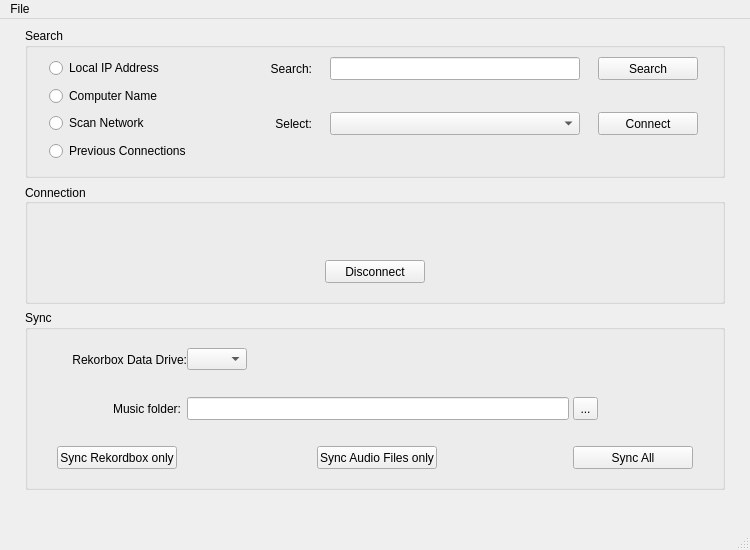
<?xml version="1.0" encoding="UTF-8"?>
<ui version="4.0">
 <class>MainWindow</class>
 <widget class="QMainWindow" name="MainWindow">
  <property name="geometry">
   <rect>
    <x>0</x>
    <y>0</y>
    <width>750</width>
    <height>550</height>
   </rect>
  </property>
  <property name="minimumSize">
   <size>
    <width>750</width>
    <height>550</height>
   </size>
  </property>
  <property name="maximumSize">
   <size>
    <width>750</width>
    <height>550</height>
   </size>
  </property>
  <property name="windowTitle">
   <string>MainWindow</string>
  </property>
  <widget class="QWidget" name="centralwidget">
   <property name="minimumSize">
    <size>
     <width>750</width>
     <height>550</height>
    </size>
   </property>
   <property name="maximumSize">
    <size>
     <width>750</width>
     <height>550</height>
    </size>
   </property>
   <widget class="QStackedWidget" name="stackedWidget">
    <property name="geometry">
     <rect>
      <x>0</x>
      <y>0</y>
      <width>750</width>
      <height>550</height>
     </rect>
    </property>
    <property name="minimumSize">
     <size>
      <width>750</width>
      <height>550</height>
     </size>
    </property>
    <property name="maximumSize">
     <size>
      <width>750</width>
      <height>550</height>
     </size>
    </property>
    <property name="currentIndex">
     <number>2</number>
    </property>
    <widget class="QWidget" name="start">
     <layout class="QGridLayout" name="gridLayout">
      <item row="0" column="0">
       <widget class="QPushButton" name="send_btn">
        <property name="minimumSize">
         <size>
          <width>300</width>
          <height>40</height>
         </size>
        </property>
        <property name="maximumSize">
         <size>
          <width>300</width>
          <height>40</height>
         </size>
        </property>
        <property name="text">
         <string>Send</string>
        </property>
       </widget>
      </item>
      <item row="1" column="0">
       <widget class="QPushButton" name="receive_btn">
        <property name="minimumSize">
         <size>
          <width>300</width>
          <height>40</height>
         </size>
        </property>
        <property name="maximumSize">
         <size>
          <width>300</width>
          <height>40</height>
         </size>
        </property>
        <property name="text">
         <string>Receive</string>
        </property>
       </widget>
      </item>
     </layout>
    </widget>
    <widget class="QWidget" name="send">
     <layout class="QGridLayout" name="gridLayout_9">
      <item row="0" column="0">
       <widget class="QGroupBox" name="connectionGroupBox">
        <property name="minimumSize">
         <size>
          <width>700</width>
          <height>0</height>
         </size>
        </property>
        <property name="maximumSize">
         <size>
          <width>700</width>
          <height>16777215</height>
         </size>
        </property>
        <property name="title">
         <string>Connection</string>
        </property>
        <property name="alignment">
         <set>Qt::AlignLeading|Qt::AlignLeft|Qt::AlignVCenter</set>
        </property>
        <layout class="QGridLayout" name="gridLayout_2">
         <item row="0" column="0" colspan="3">
          <widget class="QLabel" name="connectionLbl">
           <property name="minimumSize">
            <size>
             <width>650</width>
             <height>23</height>
            </size>
           </property>
           <property name="maximumSize">
            <size>
             <width>650</width>
             <height>23</height>
            </size>
           </property>
           <property name="text">
            <string/>
           </property>
          </widget>
         </item>
         <item row="1" column="0">
          <spacer name="horizontalSpacer">
           <property name="orientation">
            <enum>Qt::Horizontal</enum>
           </property>
           <property name="sizeHint" stdset="0">
            <size>
             <width>281</width>
             <height>20</height>
            </size>
           </property>
          </spacer>
         </item>
         <item row="1" column="1">
          <widget class="QPushButton" name="disconnectBtn">
           <property name="minimumSize">
            <size>
             <width>100</width>
             <height>23</height>
            </size>
           </property>
           <property name="maximumSize">
            <size>
             <width>100</width>
             <height>23</height>
            </size>
           </property>
           <property name="text">
            <string>Disconnect</string>
           </property>
          </widget>
         </item>
         <item row="1" column="2">
          <spacer name="horizontalSpacer_2">
           <property name="orientation">
            <enum>Qt::Horizontal</enum>
           </property>
           <property name="sizeHint" stdset="0">
            <size>
             <width>281</width>
             <height>20</height>
            </size>
           </property>
          </spacer>
         </item>
        </layout>
       </widget>
      </item>
     </layout>
    </widget>
    <widget class="QWidget" name="receive">
     <layout class="QGridLayout" name="gridLayout_8">
      <item row="0" column="0">
       <widget class="QGroupBox" name="searchGroupBox">
        <property name="minimumSize">
         <size>
          <width>700</width>
          <height>150</height>
         </size>
        </property>
        <property name="maximumSize">
         <size>
          <width>700</width>
          <height>150</height>
         </size>
        </property>
        <property name="title">
         <string>Search</string>
        </property>
        <layout class="QGridLayout" name="gridLayout_7">
         <item row="4" column="0">
          <spacer name="verticalSpacer_14">
           <property name="orientation">
            <enum>Qt::Vertical</enum>
           </property>
           <property name="sizeHint" stdset="0">
            <size>
             <width>20</width>
             <height>40</height>
            </size>
           </property>
          </spacer>
         </item>
         <item row="0" column="2">
          <widget class="QLineEdit" name="searchInput_2">
           <property name="minimumSize">
            <size>
             <width>250</width>
             <height>23</height>
            </size>
           </property>
           <property name="maximumSize">
            <size>
             <width>250</width>
             <height>23</height>
            </size>
           </property>
          </widget>
         </item>
         <item row="0" column="0">
          <widget class="QRadioButton" name="ipRadio_2">
           <property name="minimumSize">
            <size>
             <width>145</width>
             <height>20</height>
            </size>
           </property>
           <property name="maximumSize">
            <size>
             <width>145</width>
             <height>20</height>
            </size>
           </property>
           <property name="text">
            <string>Local IP Address</string>
           </property>
          </widget>
         </item>
         <item row="0" column="3">
          <widget class="QPushButton" name="searchBtn_2">
           <property name="minimumSize">
            <size>
             <width>100</width>
             <height>23</height>
            </size>
           </property>
           <property name="maximumSize">
            <size>
             <width>100</width>
             <height>23</height>
            </size>
           </property>
           <property name="text">
            <string>Search</string>
           </property>
          </widget>
         </item>
         <item row="2" column="0">
          <widget class="QRadioButton" name="networkRadio_2">
           <property name="minimumSize">
            <size>
             <width>145</width>
             <height>20</height>
            </size>
           </property>
           <property name="maximumSize">
            <size>
             <width>145</width>
             <height>20</height>
            </size>
           </property>
           <property name="text">
            <string>Scan Network</string>
           </property>
          </widget>
         </item>
         <item row="1" column="0">
          <widget class="QRadioButton" name="nameRadio_2">
           <property name="minimumSize">
            <size>
             <width>145</width>
             <height>20</height>
            </size>
           </property>
           <property name="maximumSize">
            <size>
             <width>145</width>
             <height>20</height>
            </size>
           </property>
           <property name="text">
            <string>Computer Name</string>
           </property>
          </widget>
         </item>
         <item row="2" column="2">
          <widget class="QComboBox" name="optionsCombo_2">
           <property name="minimumSize">
            <size>
             <width>250</width>
             <height>23</height>
            </size>
           </property>
           <property name="maximumSize">
            <size>
             <width>250</width>
             <height>23</height>
            </size>
           </property>
          </widget>
         </item>
         <item row="2" column="3">
          <widget class="QPushButton" name="connectBtn_2">
           <property name="minimumSize">
            <size>
             <width>100</width>
             <height>23</height>
            </size>
           </property>
           <property name="maximumSize">
            <size>
             <width>100</width>
             <height>23</height>
            </size>
           </property>
           <property name="text">
            <string>Connect</string>
           </property>
          </widget>
         </item>
         <item row="3" column="0">
          <widget class="QRadioButton" name="previousRadio_2">
           <property name="minimumSize">
            <size>
             <width>145</width>
             <height>20</height>
            </size>
           </property>
           <property name="maximumSize">
            <size>
             <width>145</width>
             <height>20</height>
            </size>
           </property>
           <property name="text">
            <string>Previous Connections</string>
           </property>
          </widget>
         </item>
         <item row="1" column="3">
          <spacer name="verticalSpacer_15">
           <property name="orientation">
            <enum>Qt::Vertical</enum>
           </property>
           <property name="sizeHint" stdset="0">
            <size>
             <width>20</width>
             <height>40</height>
            </size>
           </property>
          </spacer>
         </item>
         <item row="1" column="2">
          <spacer name="verticalSpacer_16">
           <property name="orientation">
            <enum>Qt::Vertical</enum>
           </property>
           <property name="sizeHint" stdset="0">
            <size>
             <width>20</width>
             <height>40</height>
            </size>
           </property>
          </spacer>
         </item>
         <item row="3" column="2">
          <spacer name="verticalSpacer_17">
           <property name="orientation">
            <enum>Qt::Vertical</enum>
           </property>
           <property name="sizeHint" stdset="0">
            <size>
             <width>20</width>
             <height>40</height>
            </size>
           </property>
          </spacer>
         </item>
         <item row="3" column="3">
          <spacer name="verticalSpacer_18">
           <property name="orientation">
            <enum>Qt::Vertical</enum>
           </property>
           <property name="sizeHint" stdset="0">
            <size>
             <width>20</width>
             <height>40</height>
            </size>
           </property>
          </spacer>
         </item>
         <item row="0" column="1">
          <widget class="QLabel" name="searchLbl_2">
           <property name="minimumSize">
            <size>
             <width>100</width>
             <height>23</height>
            </size>
           </property>
           <property name="maximumSize">
            <size>
             <width>100</width>
             <height>23</height>
            </size>
           </property>
           <property name="text">
            <string>Search:</string>
           </property>
           <property name="alignment">
            <set>Qt::AlignRight|Qt::AlignTrailing|Qt::AlignVCenter</set>
           </property>
          </widget>
         </item>
         <item row="2" column="1">
          <widget class="QLabel" name="selectLbl_2">
           <property name="text">
            <string>Select:</string>
           </property>
           <property name="alignment">
            <set>Qt::AlignRight|Qt::AlignTrailing|Qt::AlignVCenter</set>
           </property>
          </widget>
         </item>
        </layout>
       </widget>
      </item>
      <item row="1" column="0">
       <widget class="QGroupBox" name="connectionGroupBox_2">
        <property name="minimumSize">
         <size>
          <width>700</width>
          <height>120</height>
         </size>
        </property>
        <property name="maximumSize">
         <size>
          <width>700</width>
          <height>120</height>
         </size>
        </property>
        <property name="title">
         <string>Connection</string>
        </property>
        <property name="alignment">
         <set>Qt::AlignLeading|Qt::AlignLeft|Qt::AlignVCenter</set>
        </property>
        <layout class="QGridLayout" name="gridLayout_5">
         <item row="0" column="0" colspan="3">
          <widget class="QLabel" name="connectionLbl_2">
           <property name="minimumSize">
            <size>
             <width>650</width>
             <height>23</height>
            </size>
           </property>
           <property name="maximumSize">
            <size>
             <width>700</width>
             <height>23</height>
            </size>
           </property>
           <property name="text">
            <string/>
           </property>
           <property name="alignment">
            <set>Qt::AlignCenter</set>
           </property>
          </widget>
         </item>
         <item row="1" column="0">
          <spacer name="horizontalSpacer_7">
           <property name="orientation">
            <enum>Qt::Horizontal</enum>
           </property>
           <property name="sizeHint" stdset="0">
            <size>
             <width>281</width>
             <height>20</height>
            </size>
           </property>
          </spacer>
         </item>
         <item row="1" column="1">
          <widget class="QPushButton" name="disconnectBtn_2">
           <property name="minimumSize">
            <size>
             <width>100</width>
             <height>23</height>
            </size>
           </property>
           <property name="maximumSize">
            <size>
             <width>100</width>
             <height>23</height>
            </size>
           </property>
           <property name="text">
            <string>Disconnect</string>
           </property>
          </widget>
         </item>
         <item row="1" column="2">
          <spacer name="horizontalSpacer_8">
           <property name="orientation">
            <enum>Qt::Horizontal</enum>
           </property>
           <property name="sizeHint" stdset="0">
            <size>
             <width>281</width>
             <height>20</height>
            </size>
           </property>
          </spacer>
         </item>
        </layout>
       </widget>
      </item>
      <item row="2" column="0">
       <widget class="QGroupBox" name="syncGroupBox">
        <property name="minimumSize">
         <size>
          <width>700</width>
          <height>180</height>
         </size>
        </property>
        <property name="maximumSize">
         <size>
          <width>700</width>
          <height>180</height>
         </size>
        </property>
        <property name="title">
         <string>Sync</string>
        </property>
        <layout class="QGridLayout" name="gridLayout_6">
         <item row="5" column="6">
          <spacer name="verticalSpacer_10">
           <property name="orientation">
            <enum>Qt::Vertical</enum>
           </property>
           <property name="sizeHint" stdset="0">
            <size>
             <width>20</width>
             <height>40</height>
            </size>
           </property>
          </spacer>
         </item>
         <item row="3" column="1">
          <widget class="QLabel" name="folderLbl_2">
           <property name="text">
            <string>Music folder:</string>
           </property>
           <property name="alignment">
            <set>Qt::AlignRight|Qt::AlignTrailing|Qt::AlignVCenter</set>
           </property>
          </widget>
         </item>
         <item row="5" column="2">
          <spacer name="horizontalSpacer_9">
           <property name="orientation">
            <enum>Qt::Horizontal</enum>
           </property>
           <property name="sizeHint" stdset="0">
            <size>
             <width>118</width>
             <height>15</height>
            </size>
           </property>
          </spacer>
         </item>
         <item row="1" column="2">
          <widget class="QComboBox" name="drivesComboBox_2">
           <property name="maximumSize">
            <size>
             <width>60</width>
             <height>16777215</height>
            </size>
           </property>
          </widget>
         </item>
         <item row="5" column="1">
          <widget class="QPushButton" name="rbBtn_2">
           <property name="minimumSize">
            <size>
             <width>120</width>
             <height>23</height>
            </size>
           </property>
           <property name="maximumSize">
            <size>
             <width>120</width>
             <height>23</height>
            </size>
           </property>
           <property name="text">
            <string>Sync Rekordbox only</string>
           </property>
          </widget>
         </item>
         <item row="6" column="2">
          <spacer name="verticalSpacer_11">
           <property name="orientation">
            <enum>Qt::Vertical</enum>
           </property>
           <property name="sizeHint" stdset="0">
            <size>
             <width>20</width>
             <height>40</height>
            </size>
           </property>
          </spacer>
         </item>
         <item row="3" column="2" colspan="3">
          <widget class="QLineEdit" name="folderInput_2">
           <property name="minimumSize">
            <size>
             <width>382</width>
             <height>23</height>
            </size>
           </property>
           <property name="maximumSize">
            <size>
             <width>382</width>
             <height>23</height>
            </size>
           </property>
          </widget>
         </item>
         <item row="5" column="3">
          <widget class="QPushButton" name="audioBtn_2">
           <property name="minimumSize">
            <size>
             <width>120</width>
             <height>23</height>
            </size>
           </property>
           <property name="maximumSize">
            <size>
             <width>120</width>
             <height>23</height>
            </size>
           </property>
           <property name="text">
            <string>Sync Audio Files only</string>
           </property>
          </widget>
         </item>
         <item row="4" column="1">
          <spacer name="horizontalSpacer_10">
           <property name="orientation">
            <enum>Qt::Horizontal</enum>
           </property>
           <property name="sizeHint" stdset="0">
            <size>
             <width>40</width>
             <height>20</height>
            </size>
           </property>
          </spacer>
         </item>
         <item row="1" column="1">
          <widget class="QLabel" name="drivesLbl_2">
           <property name="minimumSize">
            <size>
             <width>130</width>
             <height>23</height>
            </size>
           </property>
           <property name="maximumSize">
            <size>
             <width>130</width>
             <height>23</height>
            </size>
           </property>
           <property name="text">
            <string>Rekorbox Data Drive:</string>
           </property>
           <property name="alignment">
            <set>Qt::AlignRight|Qt::AlignTrailing|Qt::AlignVCenter</set>
           </property>
          </widget>
         </item>
         <item row="5" column="5">
          <widget class="QPushButton" name="allBtn_2">
           <property name="minimumSize">
            <size>
             <width>120</width>
             <height>23</height>
            </size>
           </property>
           <property name="maximumSize">
            <size>
             <width>120</width>
             <height>23</height>
            </size>
           </property>
           <property name="text">
            <string>Sync All</string>
           </property>
          </widget>
         </item>
         <item row="2" column="1">
          <spacer name="horizontalSpacer_11">
           <property name="orientation">
            <enum>Qt::Horizontal</enum>
           </property>
           <property name="sizeHint" stdset="0">
            <size>
             <width>40</width>
             <height>20</height>
            </size>
           </property>
          </spacer>
         </item>
         <item row="5" column="4">
          <spacer name="horizontalSpacer_12">
           <property name="orientation">
            <enum>Qt::Horizontal</enum>
           </property>
           <property name="sizeHint" stdset="0">
            <size>
             <width>118</width>
             <height>15</height>
            </size>
           </property>
          </spacer>
         </item>
         <item row="0" column="1">
          <spacer name="verticalSpacer_12">
           <property name="orientation">
            <enum>Qt::Vertical</enum>
           </property>
           <property name="sizeHint" stdset="0">
            <size>
             <width>20</width>
             <height>40</height>
            </size>
           </property>
          </spacer>
         </item>
         <item row="5" column="0">
          <spacer name="verticalSpacer_13">
           <property name="orientation">
            <enum>Qt::Vertical</enum>
           </property>
           <property name="sizeHint" stdset="0">
            <size>
             <width>20</width>
             <height>40</height>
            </size>
           </property>
          </spacer>
         </item>
         <item row="3" column="5">
          <widget class="QToolButton" name="musicFolderBtn_2">
           <property name="minimumSize">
            <size>
             <width>25</width>
             <height>23</height>
            </size>
           </property>
           <property name="maximumSize">
            <size>
             <width>25</width>
             <height>23</height>
            </size>
           </property>
           <property name="text">
            <string>...</string>
           </property>
          </widget>
         </item>
        </layout>
       </widget>
      </item>
      <item row="3" column="0">
       <spacer name="verticalSpacer">
        <property name="orientation">
         <enum>Qt::Vertical</enum>
        </property>
        <property name="sizeHint" stdset="0">
         <size>
          <width>20</width>
          <height>20</height>
         </size>
        </property>
       </spacer>
      </item>
     </layout>
    </widget>
   </widget>
  </widget>
  <widget class="QMenuBar" name="menubar">
   <property name="geometry">
    <rect>
     <x>0</x>
     <y>0</y>
     <width>750</width>
     <height>21</height>
    </rect>
   </property>
   <widget class="QMenu" name="menuFile">
    <property name="title">
     <string>File</string>
    </property>
    <addaction name="actionSettings"/>
    <addaction name="separator"/>
    <addaction name="actionExit"/>
   </widget>
   <addaction name="menuFile"/>
  </widget>
  <widget class="QStatusBar" name="statusbar"/>
  <action name="actionSettings">
   <property name="text">
    <string>Settings</string>
   </property>
  </action>
  <action name="actionExit">
   <property name="text">
    <string>Exit</string>
   </property>
  </action>
 </widget>
 <resources/>
 <connections/>
</ui>
